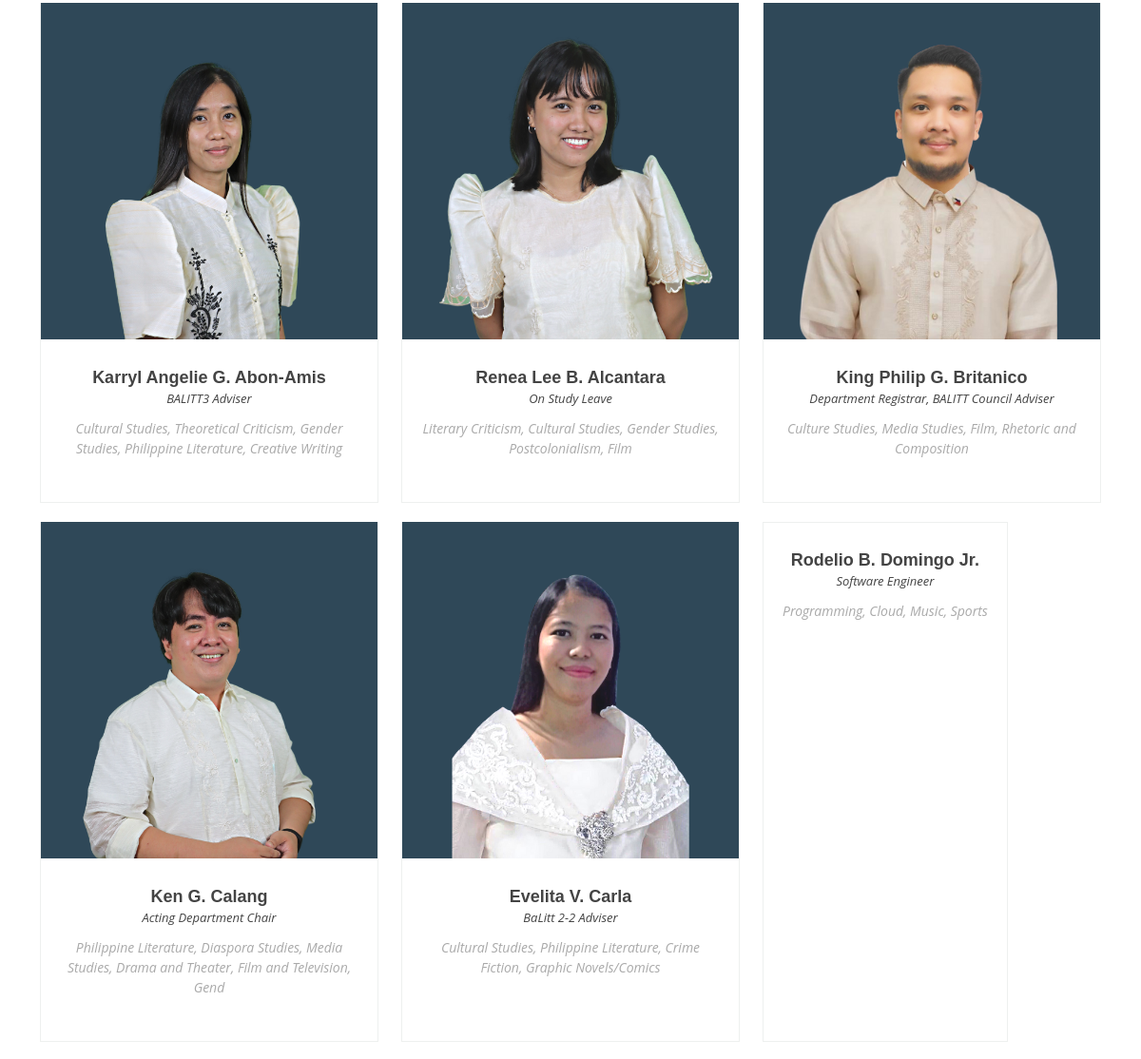
Before: /public/faculty.php (middle part) with the older database file.
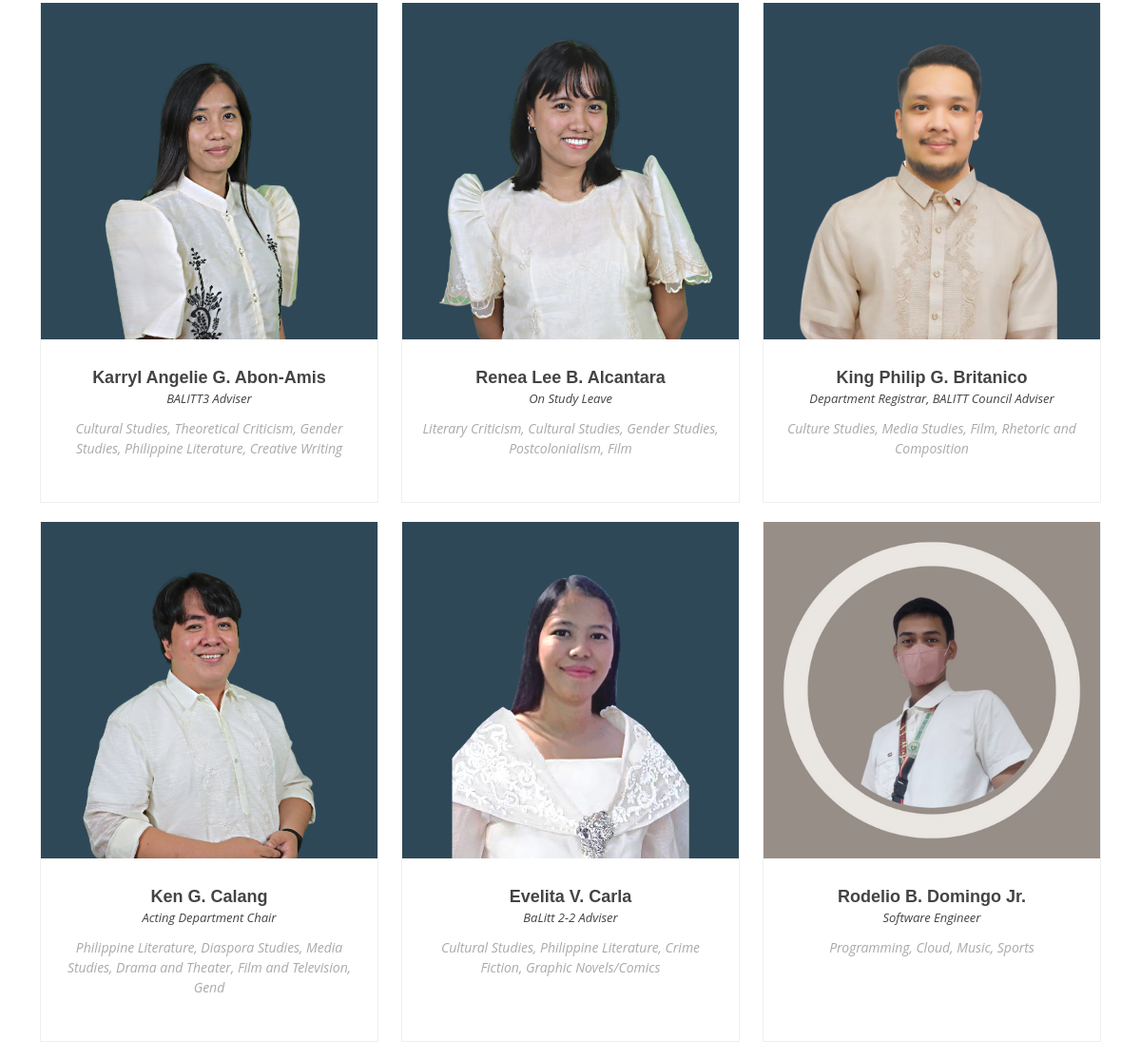
After: the same page with the newer database file.
### tables this page shows
CREATE TABLE `faculty` (
  `faculty_id` int(100) NOT NULL,
  `user_id` int(10) NOT NULL,
  `faculty_id_no` varchar(10) NOT NULL,
  `img` varchar(100) NOT NULL,
  `firstname` varchar(100) NOT NULL,
  `middle_initial` varchar(10) NOT NULL,
  `lastname` varchar(100) NOT NULL,
  `email` varchar(100) NOT NULL,
  `gender` varchar(10) NOT NULL,
  `password` varchar(100) NOT NULL,
  `research` varchar(10000) NOT NULL,
  `position` varchar(50) NOT NULL,
  `contact_no` int(11) NOT NULL,
  `address` varchar(100) NOT NULL,
  `description` varchar(100) NOT NULL,
  `date_created` datetime NOT NULL,
  `date_modified` datetime NOT NULL,
  `status` varchar(10) NOT NULL
);

### public/faculty.php (the view, shortened to what this page needs)
<!DOCTYPE html>
<html lang="en">
<?php
include 'public_head.php';
?>
<body>
  <?php
  include 'header.php';
  ?>
  <main id="main" data-aos="fade-in">
    <section id="trainers" class="trainers">
      <div class="container" data-aos="fade-up">
        <div class="row" data-aos="zoom-in" data-aos-delay="100">
          <?php
          $result = mysqli_query($conn, "select img, firstname, middle_initial, lastname, research, position, description from faculty WHERE status!='archive' AND firstname!='Mercedita' AND firstname!='Daisy' AND firstname!='Joan' ORDER BY lastname ASC") or die("Query 1 is incorrect....");
          while (list($img, $firstname, $middle_initial, $lastname, $research, $position, $description) = mysqli_fetch_array($result)) {
            echo "
                <div class='col-lg-4 col-md-6 d-flex align-items-stretch'>
                  <div class='member'>
                    <img src='../uploads/faculty_image/$img' class='img-fluid' alt=''>
                    <div class='member-content'>
                      <h4>$firstname $middle_initial $lastname</h4>
                      <span>$position</span>
                      <p>
                       $research
                      </p>
                    </div>
                  </div>
                </div>
              ";
          }
          ?>
        </div>
    </section>
  </main>
</body>
</html>

Changed rows visible on the page:
changed faculty "Rodelio": img: picture added
